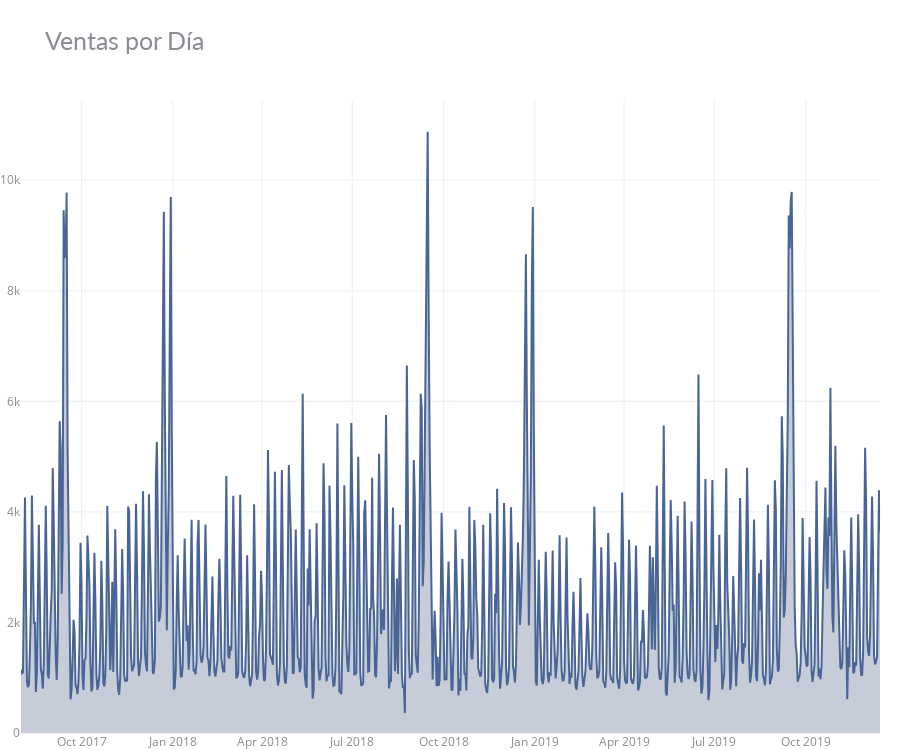

Here is the notebook cell this chart was saved with:
### Markdown cell above
Observemos los datos!

### Code cell
import plotly.graph_objects as go
import numpy as np
fig = go.Figure()
fig.add_trace(go.Scatter(x=df_exploratorio['FECHA'], y=df_exploratorio['VENTAS'], mode='lines', fill='tozeroy', fillcolor='#c6ccd8',
                     marker=dict(color= '#496595'), name='Ventas por Día'))
fig.update_layout(height=750, bargap=0.15,
                  margin=dict(b=0,r=20,l=20), 
                  title_text="Ventas por Día",
                  template="plotly_white",
                  title_font=dict(size=25, color='#8a8d93', family="Lato, sans-serif"),
                  font=dict(color='#8a8d93'),
                  hoverlabel=dict(bgcolor="#f2f2f2", font_size=13, font_family="Lato, sans-serif"),
                  showlegend=False)
fig.show()

### Figure 1 — Plotly figure (JSON) as saved in the notebook; plotly's stock layout.template omitted (floating-point values rounded to 4 significant figures; data arrays with more than 128 entries replaced by an {"elided": "..."} marker saying what was removed)
{"data": [{"fill": "tozeroy", "fillcolor": "#c6ccd8", "marker": {"color": "#496595"}, "mode": "lines", "name": "Ventas por Día", "type": "scatter", "x": {"elided": "852 str values"}, "y": {"elided": "852 float values"}}], "layout": {"bargap": 0.15, "font": {"color": "#8a8d93"}, "height": 750, "hoverlabel": {"bgcolor": "#f2f2f2", "font": {"family": "Lato, sans-serif", "size": 13}}, "margin": {"b": 0, "l": 20, "r": 20}, "showlegend": false, "title": {"font": {"color": "#8a8d93", "family": "Lato, sans-serif", "size": 25}, "text": "Ventas por Día"}}}
